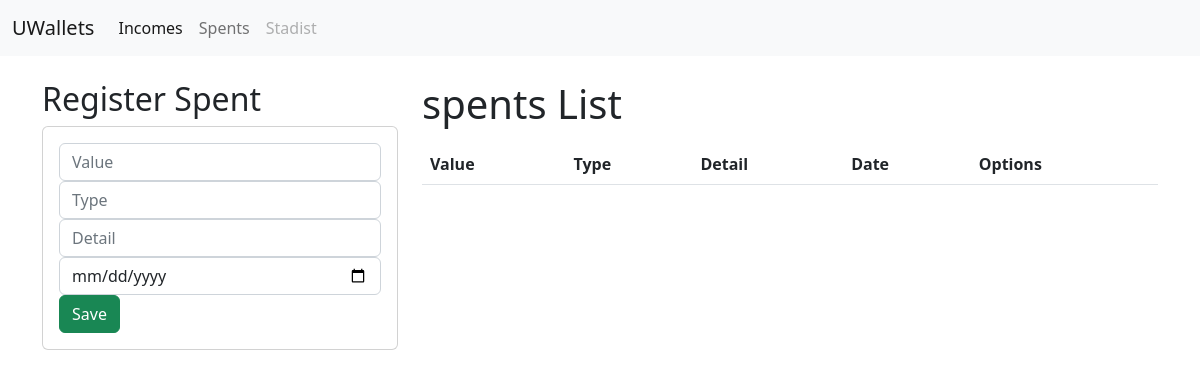
The page /spent/ on the database as committed earlier.
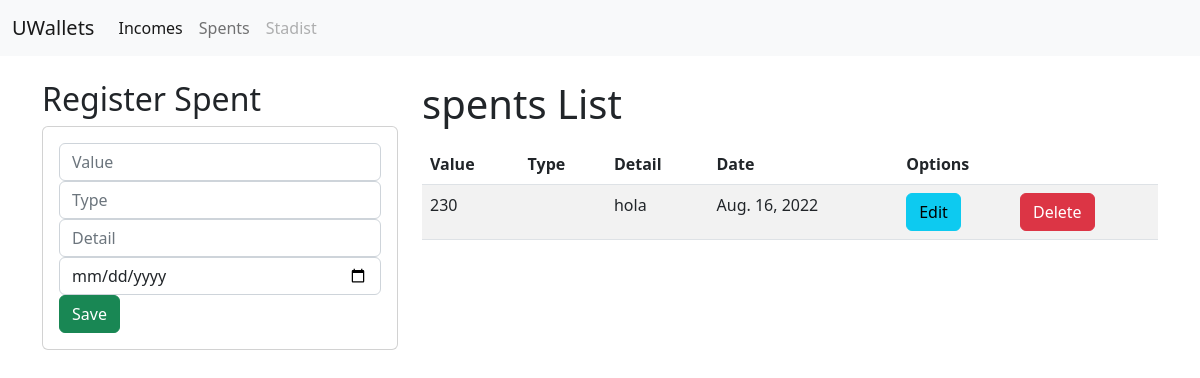
The same page on the database as committed later.
### wallet/models.py (models this page shows, shortened)
class Spent (models.Model):
    value_spent = models.IntegerField(default=0)
    type_spent = models.CharField(default= "", max_length=200)
    detail_spent = models.CharField(max_length=200)
    date_spent = models.DateField('Spent date.')

### wallet/views.py (the view)
# urls.py: path('spent/', views.spent_view, name = 'register_spent'),
def spent_view(request):
    spents = Spent.objects.all()
    return render(request, 'spent/register_spent.html', {'spentslist': spents})

### wallet/templates/spent/register_spent.html
{% extends "./base.html" %} {% block title %} SPENTS {% endblock %} {% block body %}
<div class="row">
    <div class="co-sm-12 col-md-6 col-lg-4 col-xl-4">
        <h2>Register Spent</h2>
        <div class="card">
            <div class="card-body">
                <form action="/registerspents/" method="POST">{% csrf_token %}
                    <div class="form-group">
                        <input type="int" name="intvalue_spent" class="form-control" placeholder="Value" min="1" required>
                    </div>
                    <div class="form-group">
                        <input type="text" name="txttype_spent" class="form-control" placeholder="Type" minlength="6" required>
                    </div>
                    <div class="form-group">
                        <input type="text" name="txtdetail_spent" class="form-control" placeholder="Detail" minlength="6" required>
                    </div>
                    <div class="form-group">
                        <input type="date" name="datedate_spent" class="form-control" required>
                    </div>
                    <div class="form-group">
                        <button type="submit" class="btn btn-success btn-block" text-white>Save</button>
                    </div>
                </form>
            </div>
        </div>
    </div>
    <div class="co-sm-12 col-md-6 col-lg-8 col-xl-8">
        <h1>spents List</h1>
        <div class="table-responsive py-2">
            <table class="table table-striped">
                <thead>
                    <tr>
                        <th>Value</th>
                        <th>Type</th>
                        <th>Detail</th>
                        <th>Date</th>
                        <th colspan="2">Options</th>
                    </tr>
                </thead>
                <tbody>
                    {% for c in spentslist %}
                    <tr>
                        <td>{{c.value_spent}}</td>
                        <td>{{c.type_spent}}</td>
                        <td>{{c.detail_spent}}</td>
                        <td>{{c.date_spent}}</td>
                        <td> <a href="editspent/{{c.id}}" class="btn btn-info">Edit</a></td>
                        <td> <a href="deletespent/{{c.id}}" class="btn btn-danger">Delete</a></td>
                    </tr>
                    {% endfor %}
                </tbody>
            </table>
        </div>
    </div>
</div>
{% endblock %}

Rows that differ between the two databases and show on the page:
added Spent: value_spent "230", detail_spent "hola", date_spent "Aug. 16, 2022"
